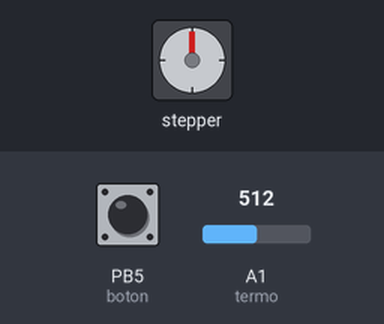
A sketch run on a simulated ATtiny85, built with avr-gcc and run on an emulated ATtiny85. Parts: stepper motor. The test bench sets the inputs (shaded band); at power-on: A1 (termo) = 512, PB5 (boton) HIGH. Stepper angles assume 512 steps per turn.

Above: at 0.15 s.
At 7.7 s:
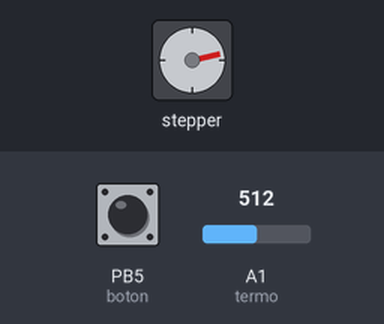
7.8 s: A1 (termo) set to 716
At 12.8 s:
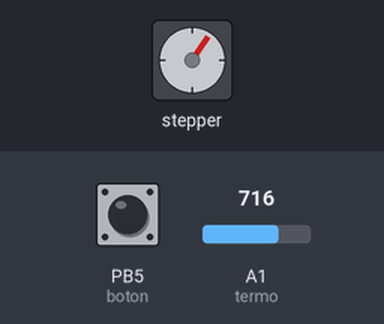
Timing chart, 0 to 21.6 s (numbered marks = the images above; inputs shaded):
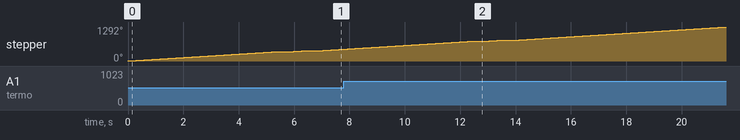

The sketch:

attiny_stepper_analog_ra.ino
```cpp
/*Para poder usar el pin5 como entrada analoga o binaria,
 * el voltaje tiene que ser sobre 3 V aprox, sino se resetea
 * es el RST pin...
 * Para arreglar esto y poder usar el pin5
 * ver link guardado:
 * http://thetoivonen.blogspot.com/2015/12/fixing-pin-p5-or-6-on-digispark-clones.html
 * =)
 */
#include "Stepper_28BYJ_48.h"

#define boton 5 //pin5 del reset, hay que reparar para poder usar
#define p0 0
#define p1 1
#define p2 3
#define p3 4
#define termo A1 //A1 o 1 es p2 5v unico, 0 es p5 3.6V max
#define steps 50
#define delayy 500

Stepper_28BYJ_48 stepper(p3,p2,p1,p0); //in4, in3, in2, in1

void setup(){
  pinMode(boton, INPUT);
  digitalWrite(boton,HIGH);//este truco es para que se active el PULLUP
  pinMode(p0, OUTPUT);
  pinMode(p1, OUTPUT);
  pinMode(p2, OUTPUT);
  pinMode(p3, OUTPUT);
}

void loop(){
  int sensorValue = 0; //entrada analoga
  int switchValue = 0; //boton
  sensorValue = analogRead(termo);
  stepper.step(sensorValue);
  delay(delayy);

  switchValue=digitalRead(boton);
  if(switchValue){
    stepper.step(steps);
    delay(delayy);
  }
  else {
    stepper.step(-steps);
    delay(delayy);
  }
}
```
